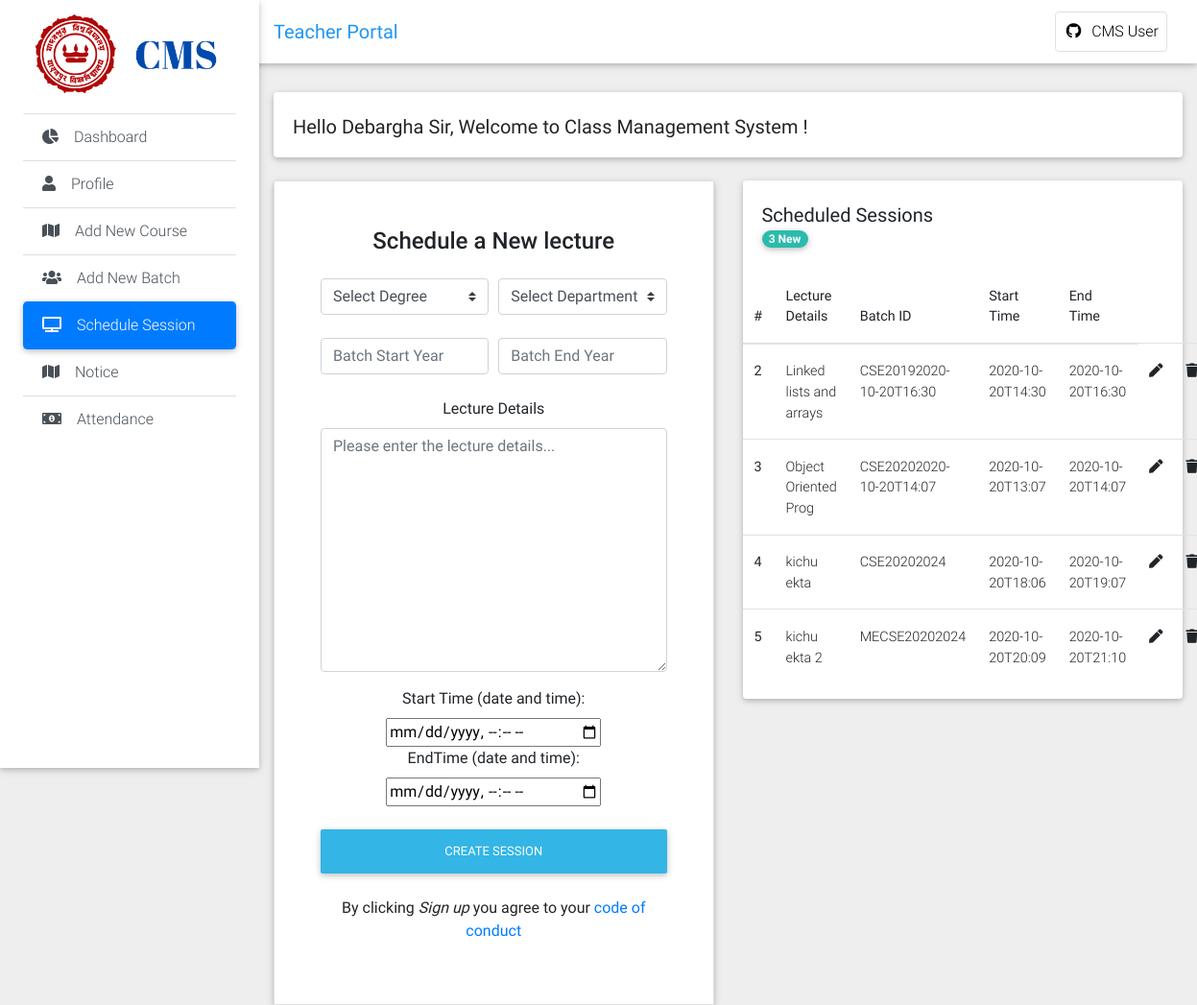
Screenshot of /teacher/createSession.php (signed in) with the database file from the repository.
### tables this page shows
CREATE TABLE `teacher` (
  `id` int(200) NOT NULL,
  `firstName` varchar(255) NOT NULL,
  `lastName` varchar(255) NOT NULL,
  `phone` varchar(255) NOT NULL,
  `email` varchar(300) NOT NULL,
  `password` varchar(300) NOT NULL,
  `timestamp` timestamp NOT NULL DEFAULT current_timestamp() ON UPDATE current_timestamp()
);

CREATE TABLE `lecture` (
  `id` int(200) NOT NULL,
  `email` varchar(255) NOT NULL,
  `batchID` varchar(255) NOT NULL,
  `startTime` varchar(255) NOT NULL,
  `endTime` varchar(255) NOT NULL,
  `lectureDetails` varchar(500) NOT NULL,
  `teacherName` varchar(255) NOT NULL
);

### session.php (called while the page is built, shortened)
<?php
    include('config.php');
    $user_check = $_SESSION['email'];
    $role = $_SESSION['role'];
    $ses_sql = $db->query("SELECT * FROM $role WHERE email = '$user_check' ");
    $row = $ses_sql->fetch_assoc();
    $firstName = $row['firstName'];
    $lastName = $row['lastName'];
?>

### teacher/createSession.php (the view, shortened to what this page needs)
<?php
    require_once('../session.php');
    $name = $firstName . ' ' . $lastName;
?>
<!DOCTYPE html>
<html lang="en">
<head>
    <link rel="stylesheet" href="https://use.fontawesome.com/releases/v5.11.2/css/all.css" />
    <link href="../assets/css/bootstrap.min.css" rel="stylesheet" />
    <link href="../assets/css/mdb.min.css" rel="stylesheet" />
    <link href="../assets/css/style.min.css" rel="stylesheet" />
</head>
<body class="grey lighten-3">
    <header>
        <nav class="navbar fixed-top navbar-expand-lg navbar-light white scrolling-navbar">
            <div class="container-fluid">
                <a class="navbar-brand waves-effect">
                    <strong class="blue-text">Teacher Portal</strong>
                </a>
                <div class="collapse navbar-collapse" id="navbarSupportedContent">
                    <ul class="navbar-nav nav-flex-icons">
                        <li class="nav-item">
                            <a href="" class="nav-link border border-light rounded waves-effect" target="_blank">
                                <i class="fab fa-github mr-2"></i>CMS User
                            </a>
                        </li>
                    </ul>
                </div>
            </div>
        </nav>
        <div class="sidebar-fixed position-fixed">
            <a class="waves-effect">
                <img src="../assets/newimg/jucmslogo.png" class="img-fluid" alt="" />
            </a>
            <div class="list-group list-group-flush">
                <a href="./dashboard.php" class="list-group-item list-group-item-action waves-effect">
                    <i class="fas fa-chart-pie mr-3"></i>Dashboard
                </a>
                <a href="./profile.php" class="list-group-item list-group-item-action waves-effect">
                    <i class="fas fa-user mr-3"></i>Profile</a>
                <a href="./createCourse.php" class="list-group-item list-group-item-action waves-effect">
                    <i class="fas fa-map mr-3"></i>Add New Course</a>
                <a href="createBatch.php" class="list-group-item list-group-item-action waves-effect">
                    <i class="fas fa-users mr-3"></i>Add New Batch</a>
                <a href="createSession.php" class="list-group-item active waves-effect">
                    <i class="fas fa-tv mr-3"></i>Schedule Session</a>
                <a href="./createNotice.php" class="list-group-item list-group-item-action waves-effect">
                    <i class="fas fa-map mr-3"></i>Notice</a>
                <a href="./attendance.php" class="list-group-item list-group-item-action waves-effect">
                    <i class="fas fa-money-bill-alt mr-3"></i>Attendance</a>
            </div>
        </div>
    </header>
    <main class="pt-5 mx-lg-6">
        <div class="container-fluid mt-5">
            <div class="card mb-4 wow fadeIn">
                <div class="card-body d-sm-flex justify-content-between">
                    <h5 class="mb-1 mb-sm-0 pt-1">
                        Hello <?php echo $name?>, Welcome to Class Management System !
                    </h5>
                </div>
            </div>
        </div>
        <div class="container-fluid">
            <div class="row wow fadeIn">
                <div class="col-md-6">
                    <div class="card">
                        <form class="text-center border border-light p-5" action="" method="post">
                            <p class="h4 mb-4">Schedule a New lecture</p>
                            <div class="form-row mb-4">
                                <div class="col">
                                    <select name="degreeName" class="browser-default custom-select">
                                        <option selected>Select Degree</option>
                                    </select>
                                </div>
                                <div class="col">
                                    <select name="deptName" class="browser-default custom-select">
                                        <option selected>Select Department</option>
                                    </select>
                                </div>
                            </div>
                            <div class="form-row mb-4">
                                <div class="col">
                                    <input type="number" name="batchStartYear" id="defaultRegisterFormCourseYear"
                                        class="form-control" placeholder="Batch Start Year">
                                </div>
                                <div class="col">
                                    <input type="number" name="batchEndYear" id="defaultRegisterFormCourseYear"
                                        class="form-control" placeholder="Batch End Year">
                                </div>
                            </div>
                            <div class="form-group purple-border">
                                <label for="exampleFormControlTextarea4">Lecture Details</label>
                                <textarea class="form-control" name="content" id="exampleFormControlTextarea4" rows="10"
                                    placeholder="Please enter the lecture details..."></textarea>
                            </div>
                            <div>
                                <label for="startTime">Start Time (date and time):</label>
                                <input type="datetime-local" id="startTime" name="startTime">
                            </div>
                            <div >
                                <label for="endTime">EndTime (date and time):</label>
                                <input type="datetime-local" id="endTime" name="endTime">
                            </div>
                            <button class=" btn btn-info my-4 btn-block" name="sessionSubmit" type="submit">Create Session</button>
                            <p>By clicking
                                <em>Sign up</em> you agree to your
                                <a href="" target="_blank">code of conduct</a>
                        </form>
                    </div>
                </div>
                <div class="col-md-6">
                    <div class="card">
                        <div class="card-body">
                            <h5 class="mb-1 mb-sm-0 pt-1">Scheduled Sessions</h5>
                            <span class="badge badge-pill badge-default">3 New</span>
                        </div>
                        <table class="table table-hover">
                            <tbody>
                                <thead>
                                    <tr>
                                        <th scope="col">#</th>
                                        <th scope="col">Lecture Details</th>
                                        <th scope = "col">Batch ID</th>
                                        <th scope="col">Start Time</th>
                                        <th scope="col">End Time</th>
                                    </tr>
                                </thead>
                                <?php
                                    $sql = "SELECT * FROM lecture WHERE email = '$user_check'";
                                    $result = $db->query($sql);
                                    if($result->num_rows > 0) {
                                        while($row = $result->fetch_assoc()) {
                                            echo "<tr>";
                                            echo "<th>" . $row['id'] . "</th>";
                                            echo "<td>" . $row['lectureDetails'] . "</td>";
                                            echo "<td>" . $row['batchID'] . "</td>";
                                            echo "<td>" . $row['startTime'] . "</td>";
                                            echo "<td>" . $row['endTime'] . "</td>";
                                            echo '<td>' . '<a href=""><i class="fas fa-pen"></i></a>' . '</td>';
                                            echo '<td>' . '<a href=""><i class="fas fa-trash"></i></a>' . '</td>';
                                            echo "</tr>";
                                       }
                                    }
                                    else {
                                        echo "No notice available.  Please add one";
                                    }
                                ?>
                            </tbody>
                        </table>
                    </div>
                </div>
            </div>
        </div>
    </main>
</body>
</html>

### rows the page displays
teacher: name "Debargha Sir"
lecture: id "2", lectureDetails "Linked lists and arrays", batchID "CSE20192020-10-20T16:30", startTime "2020-10-20T14:30", endTime "2020-10-20T16:30"
lecture: id "3", lectureDetails "Object Oriented Prog", batchID "CSE20202020-10-20T14:07", startTime "2020-10-20T13:07", endTime "2020-10-20T14:07"
lecture: id "4", lectureDetails "kichu ekta", batchID "CSE20202024", startTime "2020-10-20T18:06", endTime "2020-10-20T19:07"
lecture: id "5", lectureDetails "kichu ekta 2", batchID "MECSE20202024", startTime "2020-10-20T20:09", endTime "2020-10-20T21:10"
